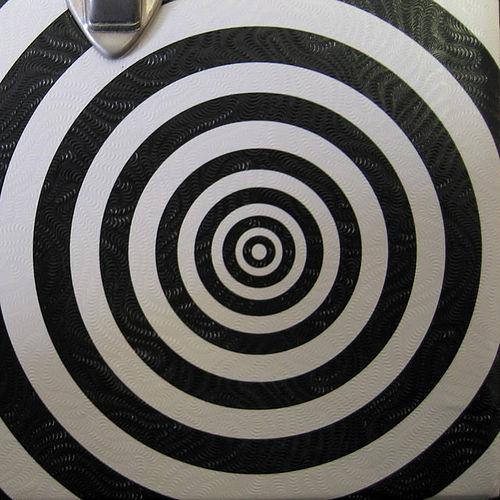
#> input picture 7.jpg, 500 x 500 px, found by its file name
$ python houghtransfrom.py
#> lines starting #> are read from the running program, lines starting #| are printed output that depends on the picture; after the words box and inside, x2 and y2 are one past the last pixel; in counts of white or black regions, pixels touching at a corner belong together
#https://blog.csdn.net/Ray_Songaaa/article/details/107505451代码地址
#https://cn.bing.com/search?q=Hough+Transform%E6%A3%80%E6%B5%8B%E5%9B%BE%E5%83%8F%E4%B8%AD%E7%9A%84%E7%9B%B4%E7%BA%BF%E3%80%81%E5%9C%86python&qs=n&form=QBRE&sp=-1&pq=hough+transform%E6%A3%80%E6%B5%8B%E5%9B%BE%E5%83%8F%E4%B8%AD%E7%9A%84%E7%9B%B4%E7%BA%BF%E3%80%81%E5%9C%86py&sc=0-27&sk=&cvid=DAE890B1DD82454192F4C9AB12F0B05F搜索网址
#检测圆形
import cv2
import numpy as np
import matplotlib.pyplot as plt

img = cv2.imread("Hough-data/circle/7.jpg")
#> img is the input picture: shape (500, 500, 3); mean B, G, R 94.1, 96.9, 99.1
# cv2.imshow("IMG", img)
# cv2.waitKey(0)
gray = cv2.cvtColor(img,cv2.COLOR_BGR2GRAY)#灰度图像
result=cv2.GaussianBlur(gray,(5,5),0)
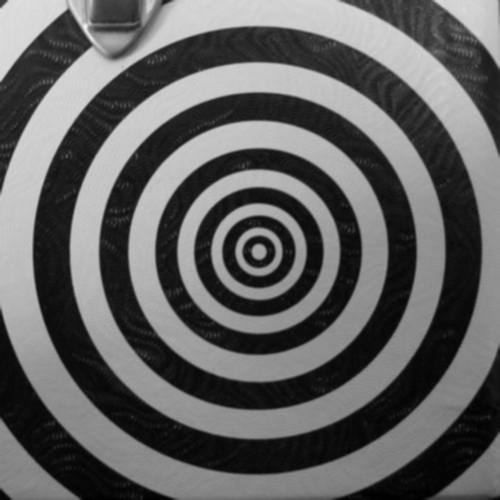
#> result: shape (500, 500); min 0, max 243, mean 97.2
plt.subplot(121),plt.imshow(gray,'gray')
plt.xticks([]),plt.yticks([])
#hough transform
# cv2.imshow("IMG", result)
# cv2.waitKey(0)
result=cv2.Canny(result,10,220,5)
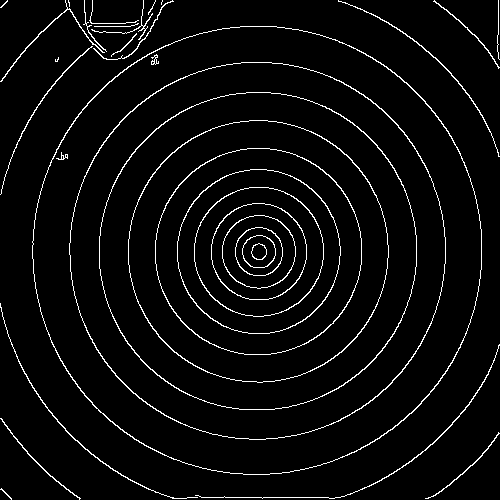
#> result: shape (500, 500); 4.3% white in thin lines or dots
cv2.imshow("IMG", result)
cv2.waitKey(0)
circles1 = cv2.HoughCircles(result,cv2.HOUGH_GRADIENT,2,
                            15,param1=100,param2=150,minRadius=10,maxRadius=1000)
#> circles1 = 26 rows, first 8: [303, 329, 169], [201, 349, 150], [311, 357, 141.6], [163, 197, 156.8], [311, 373, 125.8], [143, 309, 136.4], [197, 375, 124], [241, 143, 117.6]
# 参数(输入图像，检测方法，dp为检测内侧圆心的累加器图像的分辨率于输入图像之比的倒数，
# minDist表示两个圆之间圆心的最小距离，param1表示传递给canny边缘检测算子的高阈值，param2越小，可以检测到
# 根本不存在的圆，越大检测的圆更接近完美的圆，minDadius圆半径的最小值，maxRadius圆半径的最大值)
circles = circles1[0,:,:]#提取为二维
#> circles has the same summary as circles1
circles = np.uint16(np.around(circles))#四舍五入，取整
#> circles = 26 rows, first 8: [303, 329, 169], [201, 349, 150], [311, 357, 142], [163, 197, 157], [311, 373, 126], [143, 309, 136], [197, 375, 124], [241, 143, 118]
for i in circles[:]:
    cv2.circle(img,(i[0],i[1]),i[2],(255,0,0),5)#画圆
    cv2.circle(img,(i[0],i[1]),2,(255,0,255),10)#画圆心
#> this loop made 26 passes
#> i on passes 1 to 12: [303, 329, 169], [201, 349, 150], [311, 357, 142], [163, 197, 157], [311, 373, 126], [143, 309, 136], [197, 375, 124], [241, 143, 118], [369, 365, 144], [273, 151, 125], [191, 183, 132], [169, 157, 136]
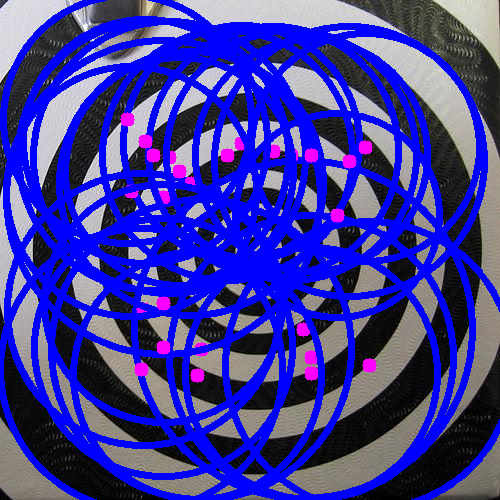
#> img: shape (500, 500, 3); mean B, G, R 161.2, 55.9, 60.5

# [31 lines of commented-out code are left out]

$ run again, with 19.jpg copied over 7.jpg
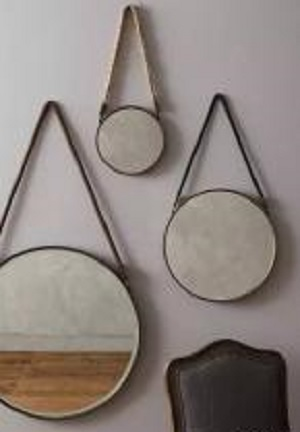
#> input picture 19.jpg, 300 x 432 px, found by its file name
#> img is the input picture: shape (432, 300, 3); mean B, G, R 127.2, 132, 141.5
#> `result=cv2.Canny(result,10,220,5)`:
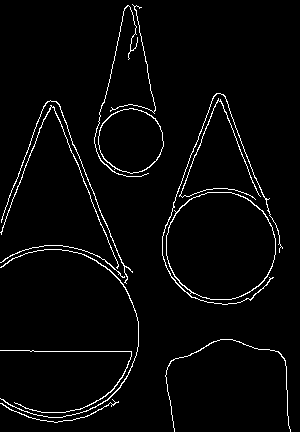
#> result: shape (432, 300); 3.1% white in thin lines or dots
#> circles1 = [[55, 329, 83.6], [219, 249, 55.4], [127, 139, 34.2]]
#> `circles = circles1[0,:,:]#提取为二维`: circles has the same summary as circles1
#> `circles = np.uint16(np.around(circles))#四舍五入，取整`: circles = [[55, 329, 84], [219, 249, 55], [127, 139, 34]]
#> the loop `for i in circles[:]:` made 3 passes
#> after the loop `for i in circles[:]:`:
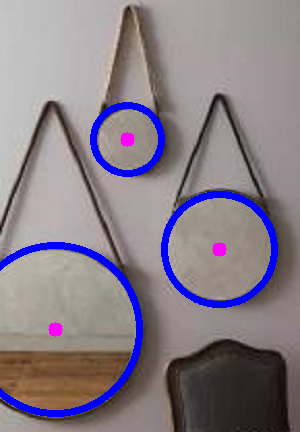
#> img: shape (432, 300, 3); 5.45% of pixels changed, all inside (x1, y1, x2, y2) = (0, 102, 278, 417)

$ run again, with line-indoor-web.jpeg copied over 7.jpg
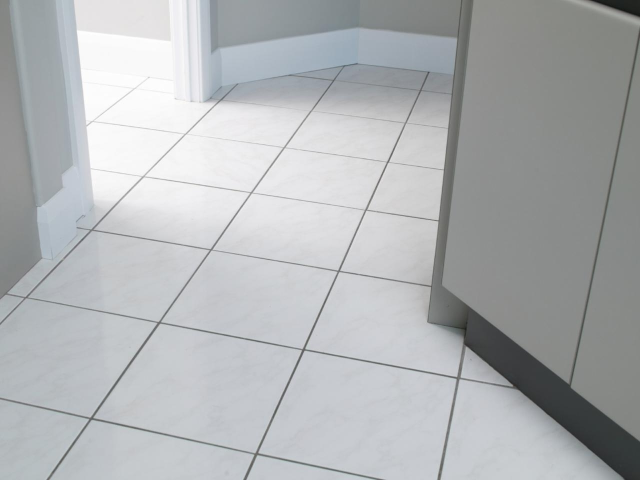
#> input picture line-indoor-web.jpeg, 1280 x 960 px, found by its file name (shown at 1/2 size)
#> img is the input picture: shape (960, 1280, 3); mean B, G, R 180.6, 178.7, 176.1
#> `result=cv2.Canny(result,10,220,5)`:
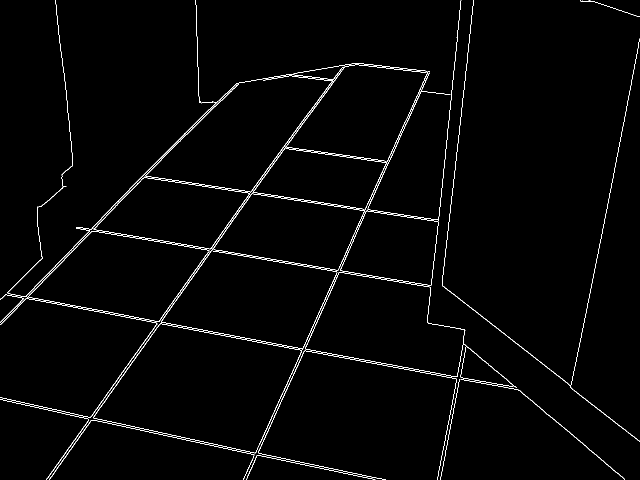
#> result: shape (960, 1280) (shown at 1/2 size); 1.5% white in thin lines or dots
#> circles1 = 51 rows, first 8: [603, 425, 273.2], [587, 459, 307.6], [611, 23, 668.4], [627, 15, 514], [579, 445, 293.8], [717, 747, 199.6], [723, 339, 211.4], [521, 311, 368.4]
#> `circles = circles1[0,:,:]#提取为二维`: circles has the same summary as circles1
#> `circles = np.uint16(np.around(circles))#四舍五入，取整`: circles = 51 rows, first 8: [603, 425, 273], [587, 459, 308], [611, 23, 668], [627, 15, 514], [579, 445, 294], [717, 747, 200], [723, 339, 211], [521, 311, 368]
#> the loop `for i in circles[:]:` made 51 passes
#> after the loop `for i in circles[:]:`:
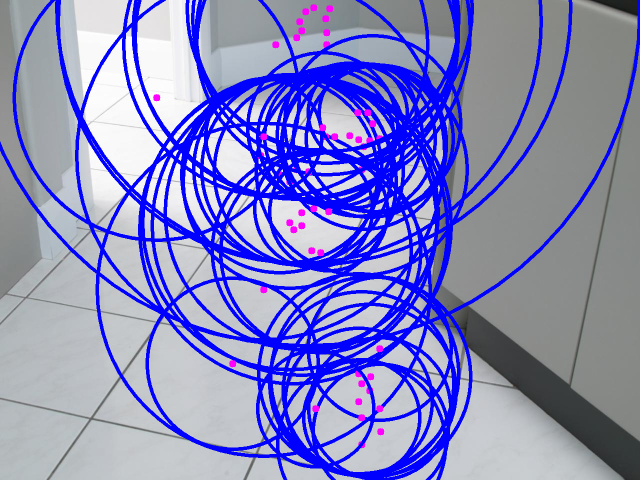
#> img: shape (960, 1280, 3) (shown at 1/2 size); mean B, G, R 194.3, 134.1, 133.3
